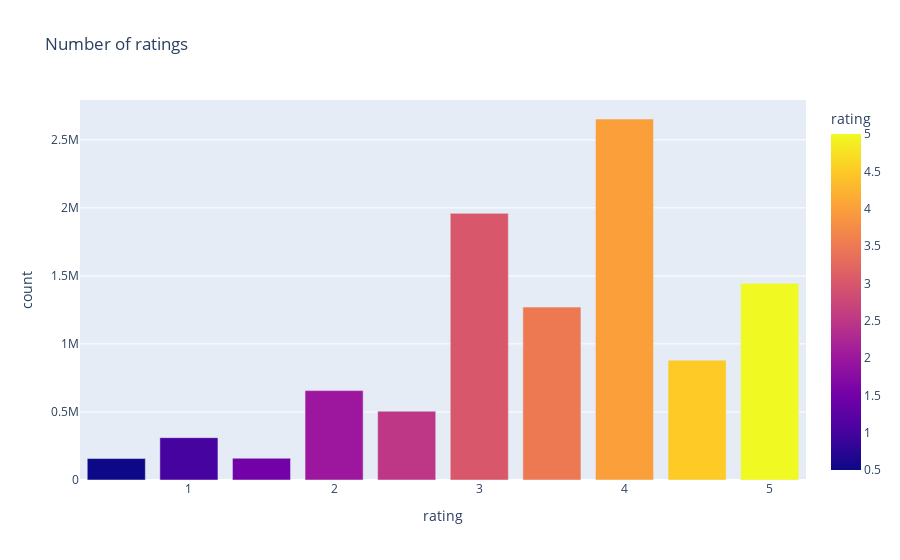

Notebook code for this chart:
### Code cell
# Visualize ratings count
sns.color_palette("crest", as_cmap=True)
fig = px.bar(rating_df, x=rating_df['rating'],
             y=rating_df['count'],
             color=rating_df['rating'],
             title='Number of ratings')
fig.show()

genres = pd.DataFrame(movies['genres'].
                      str.split("|").
                      tolist(),
                      index=movies['movieId']).stack()
genres = genres.reset_index([0, 'movieId'])
genres.columns = ['movieId', 'Genre']
genres.head()

### Figure 1 — Plotly figure (JSON) as saved in the notebook; plotly's stock layout.template omitted (floating-point values rounded to 4 significant figures)
{"data": [{"alignmentgroup": "True", "hovertemplate": "rating=%{marker.color}<br>count=%{y}<extra></extra>", "legendgroup": "", "marker": {"color": [4, 3, 5, 3.5, 4.5, 2, 2.5, 1, 1.5, 0.5], "coloraxis": "coloraxis", "pattern": {"shape": ""}}, "name": "", "offsetgroup": "", "orientation": "v", "showlegend": false, "textposition": "auto", "type": "bar", "x": [4, 3, 5, 3.5, 4.5, 2, 2.5, 1, 1.5, 0.5], "xaxis": "x", "y": [2652977, 1959759, 1445230, 1270642, 880516, 656821, 505578, 311213, 159731, 157571], "yaxis": "y"}], "layout": {"barmode": "relative", "coloraxis": {"colorbar": {"title": {"text": "rating"}}, "colorscale": [[0, "#0d0887"], [0.1111, "#46039f"], [0.2222, "#7201a8"], [0.3333, "#9c179e"], [0.4444, "#bd3786"], [0.5556, "#d8576b"], [0.6667, "#ed7953"], [0.7778, "#fb9f3a"], [0.8889, "#fdca26"], [1, "#f0f921"]]}, "legend": {"tracegroupgap": 0}, "title": {"text": "Number of ratings"}, "xaxis": {"anchor": "y", "domain": [0, 1], "title": {"text": "rating"}}, "yaxis": {"anchor": "x", "domain": [0, 1], "title": {"text": "count"}}}}
